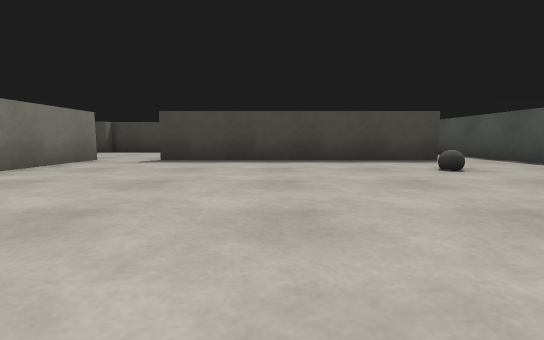
[1] (above)

16 first-person views from a walk through a Gazebo world. The camera is 0.2 m above the floor, tilts 6° down and sees 85° across. The floor is counted in squares, 0.5 m on a side. Each view is taken from the middle of a square. On the plan, view 1 faces up. The plan holds only what a view shows up to about 9 squares ahead; the rest is blank. The place goes on beyond the plan.

[2]
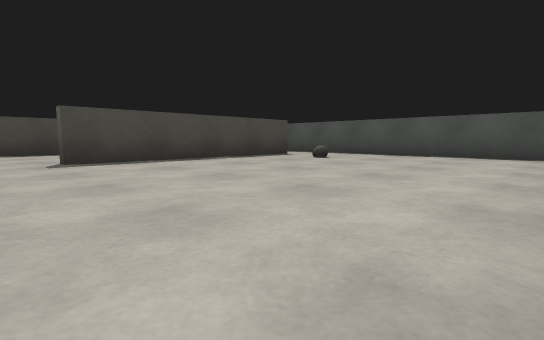

[3]
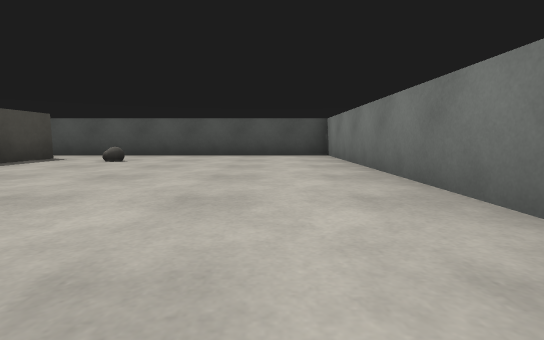

[4]
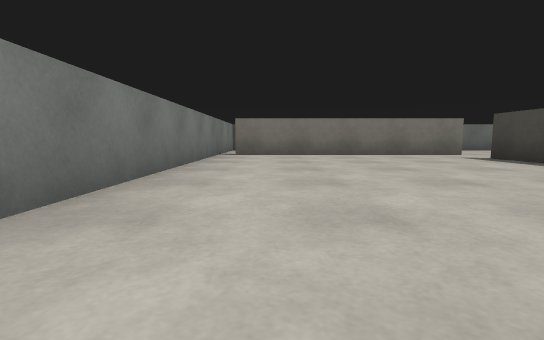

[5]
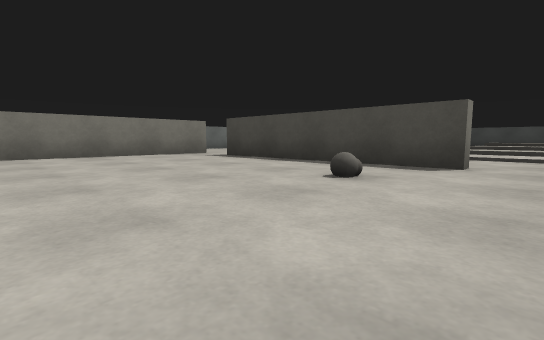

[6]
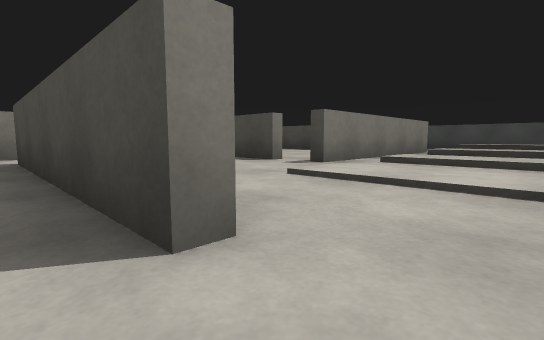

[7]
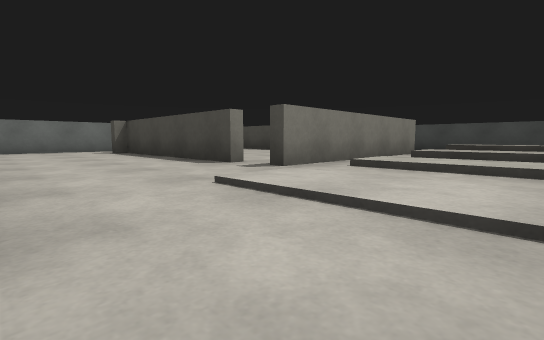

[8]
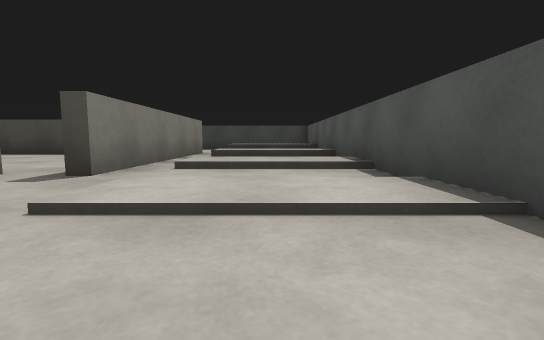

[9]
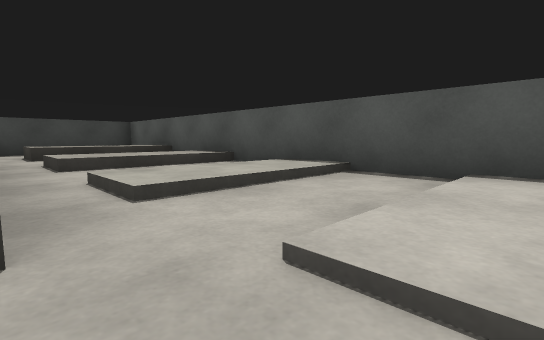

[10]
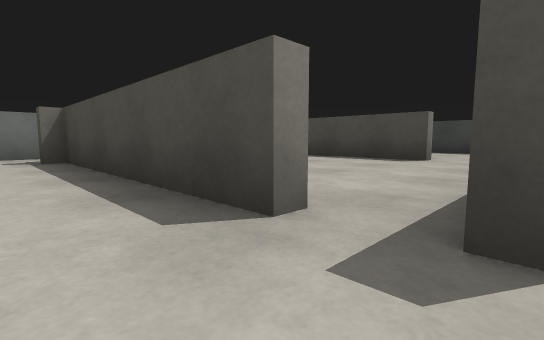

[11]
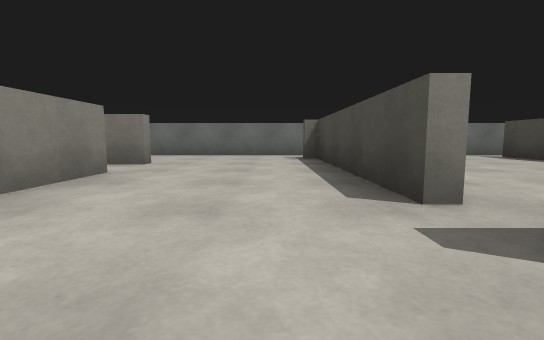

[12]
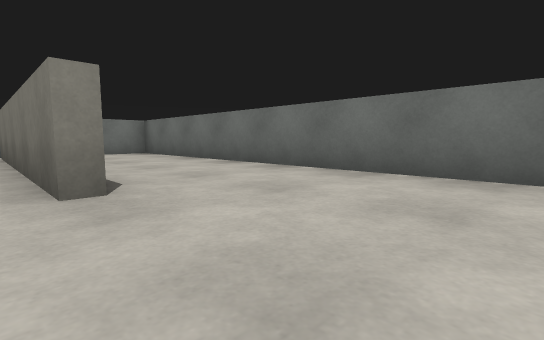

[13]
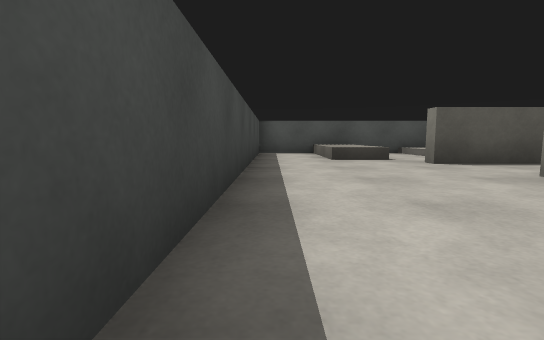

[14]
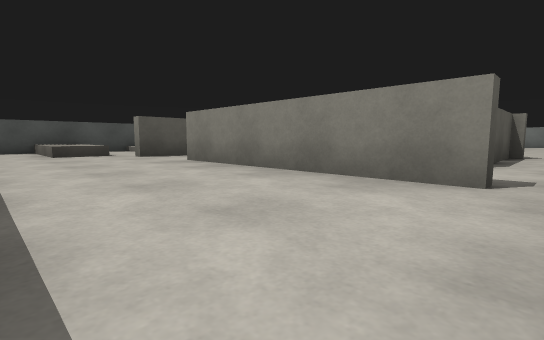

[15]
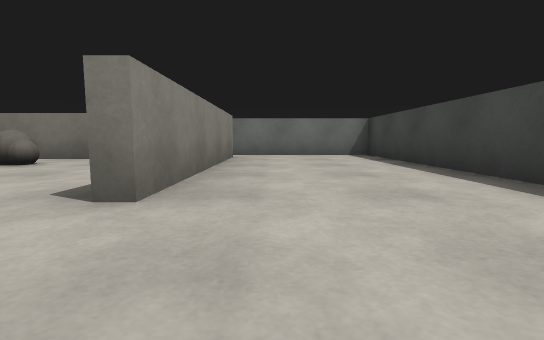

[16]
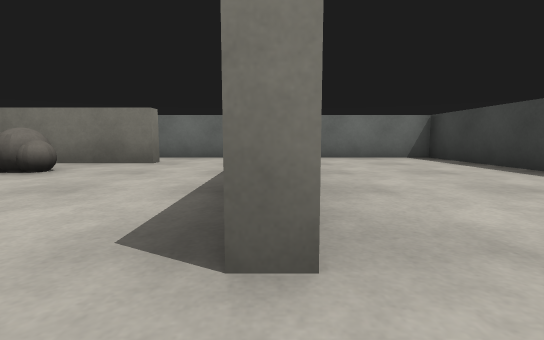

### Floor plan
Key: @ floor where view 1 was taken; # wall or solid block; x gap in a wall; . main floor; : floor 0.05 m higher than the main floor; / step, stairs or slope; R rock; B grey box.
Columns run from 7 left of view 1 to 5 right of it. Each row starts with its distance up from view 1.
 18  ###########
 17 #...........#
 16 #........BBB
 15 #........BBB
 14 #.#####.#..#
 13 #.......#BBBB
 12 #.#.....#...#
 11  .#R....#///#
 10  .#  ...#///#
  9 #.#####x#...#
  8 #........:::#
  7 #...........#
  6 #...........#
  5 #..#.######.#
  4 #..#.....R..#
  3 #..#........#
  2 #..#........#
  1 #..#........#
  0 #..x...@....#
 -1  ###########

Positions as (right, up) in squares from view 1, and headings:
1: (0, 0), facing up
2: (-3, 0), facing up-right
3: (-3, 1), facing right
4: (4, 1), facing left
5: (4, 1), facing up-left
6: (4, 5), facing up-left
7: (4, 6), facing up-left
8: (3, 6), facing up
9: (1, 8), facing up-right
10: (1, 8), facing up-left
11: (2, 8), facing left
12: (-3, 8), facing down-left
13: (-4, 17), facing right
14: (-6, 17), facing down-right
15: (1, 15), facing left
16: (0, 14), facing left
